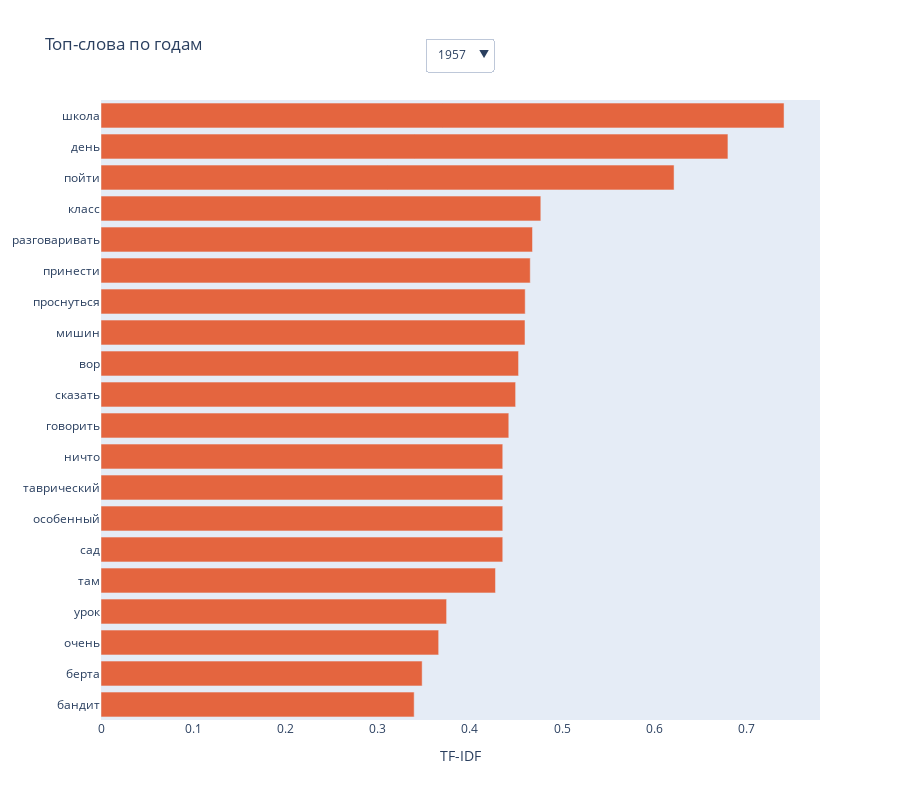

The notebook cell saved with this chart:
### Markdown cell above
# Визуализация TF-IDF по годам

### Code cell
from prozhito_nlp import plot_tfidf_by_year

# Данная функция строит барчарт наиболее статистически значимых слов по годам. В выпадающем списке сверху можно выбрать интересующий год.

plot_tfidf_by_year(schwartz_by_years, top_n=20)

### Figure 1 — Plotly figure (JSON) as saved in the notebook; plotly's stock layout.template omitted (floating-point values rounded to 4 significant figures)
{"data": [{"marker": {"color": "#E4653F"}, "name": "1957", "orientation": "h", "type": "bar", "visible": true, "x": [0.7408, 0.6799, 0.6215, 0.477, 0.468, 0.4655, 0.4601, 0.4598, 0.4529, 0.4497, 0.4423, 0.4357, 0.4357, 0.4357, 0.4357, 0.4278, 0.3748, 0.3662, 0.3483, 0.3396], "y": ["школа", "день", "пойти", "класс", "разговаривать", "принести", "проснуться", "мишин", "вор", "сказать", "говорить", "ничто", "таврический", "особенный", "сад", "там", "урок", "очень", "берта", "бандит"]}, {"marker": {"color": "#E4653F"}, "name": "1958", "orientation": "h", "type": "bar", "visible": false, "x": [0.4509, 0.4509, 0.3971, 0.3971, 0.3957, 0.3885, 0.3885, 0.369, 0.369, 0.369, 0.369, 0.369, 0.369, 0.3672, 0.3672, 0.3591, 0.3459, 0.3256, 0.3256, 0.3235], "y": ["жизнь", "луна", "настольный", "вальман", "подарок", "рука", "сломать", "армянский", "бороться", "бильярд", "играть", "заходить", "футбол", "40", "час", "читать", "решить", "приехать", "мама", "опять"]}, {"marker": {"color": "#E4653F"}, "name": "1959", "orientation": "h", "type": "bar", "visible": false, "x": [1.062, 0.8686, 0.8603, 0.7931, 0.6956, 0.6725, 0.6676, 0.6447, 0.6238, 0.6121, 0.5793, 0.5625, 0.5566, 0.5347, 0.5259, 0.5259, 0.5016, 0.4718, 0.4682, 0.4682], "y": ["сегодня", "сейчас", "роман", "книжка", "очень", "прочитать", "школа", "писать", "написать", "понравиться", "первый", "луна", "час", "друг", "время", "над", "мысль", "хороший", "перепись", "19"]}, {"marker": {"color": "#E4653F"}, "name": "1960", "orientation": "h", "type": "bar", "visible": false, "x": [0.6999, 0.697, 0.597, 0.5821, 0.5375, 0.5292, 0.5143, 0.5032, 0.4651, 0.4522, 0.437, 0.4318, 0.4253, 0.4222, 0.4094, 0.4035, 0.4014, 0.3868, 0.3848, 0.3715], "y": ["прийти", "сказать", "сегодня", "потом", "очень", "костер", "год", "день", "класс", "читать", "должный", "хороший", "описание", "жизнь", "кружок", "папа", "говорить", "написать", "поехать", "девочка"]}, {"marker": {"color": "#E4653F"}, "name": "1961", "orientation": "h", "type": "bar", "visible": false, "x": [1.047, 0.862, 0.7062, 0.6799, 0.6582, 0.6417, 0.6166, 0.6156, 0.6083, 0.6017, 0.57, 0.5166, 0.5105, 0.4924, 0.4849, 0.4831, 0.4712, 0.4707, 0.4625, 0.4592], "y": ["очень", "писать", "театр", "киев", "человек", "теперь", "сейчас", "год", "женька", "сегодня", "кружок", "товстоногов", "мужчина", "вообще", "мама", "день", "любить", "хотеть", "вчера", "стать"]}, {"marker": {"color": "#E4653F"}, "name": "1962", "orientation": "h", "type": "bar", "visible": false, "x": [2.108, 2.093, 1.512, 1.418, 1.273, 1.234, 1.226, 1.199, 1.187, 1.175, 1.102, 1.092, 1.088, 1.083, 1.003, 0.9907, 0.9157, 0.9026, 0.8993, 0.8954], "y": ["сказать", "стих", "нателла", "мама", "писать", "говорить", "день", "потом", "время", "человек", "сережа", "очень", "ничто", "люся", "рука", "школа", "читать", "тоже", "сейчас", "сегодня"]}, {"marker": {"color": "#E4653F"}, "name": "1963", "orientation": "h", "type": "bar", "visible": false, "x": [5.842, 5.273, 4.219, 3.834, 3.667, 3.201, 3.101, 3.046, 2.891, 2.844, 2.843, 2.521, 2.519, 2.346, 2.343, 2.278, 2.154, 2.15, 2.107, 2.094], "y": ["стих", "сказать", "очень", "сегодня", "говорить", "глеб", "сейчас", "потом", "человек", "читать", "писать", "знать", "хороший", "раз", "день", "вдруг", "прийти", "два", "там", "год"]}, {"marker": {"color": "#E4653F"}, "name": "1964", "orientation": "h", "type": "bar", "visible": false, "x": [0.6915, 0.6582, 0.6303, 0.5703, 0.538, 0.5218, 0.4996, 0.4497, 0.4481, 0.4223, 0.4162, 0.408, 0.4053, 0.4045, 0.402, 0.3981, 0.3923, 0.3915, 0.3651, 0.3618], "y": ["очень", "хороший", "сказать", "наташа", "сегодня", "глеб", "стих", "сейчас", "написать", "говорить", "год", "вчера", "уйти", "наташка", "какой", "славинский", "стать", "молодой", "ночь", "потом"]}, {"marker": {"color": "#E4653F"}, "name": "1966", "orientation": "h", "type": "bar", "visible": false, "x": [0.345, 0.276, 0.276, 0.207, 0.138, 0.138, 0.138, 0.138, 0.138, 0.138, 0.138, 0.138, 0.138, 0.06901, 0.06901, 0.06901, 0.06901, 0.06901, 0.06901, 0.06901], "y": ["стих", "писать", "стихотворение", "слово", "плоть", "небо", "выгнать", "другой", "легкий", "человек", "озарение", "опыт", "живой", "приходить", "провести", "алхимия", "просто", "ради", "разрывать", "рассказать"]}], "layout": {"bargap": 0.2, "height": 800, "title": {"text": "Топ-слова по годам"}, "updatemenus": [{"buttons": [{"args": [{"visible": [true, false, false, false, false, false, false, false, false]}, {"title": "Топ-слова по годам — 1957"}], "label": "1957", "method": "update"}, {"args": [{"visible": [false, true, false, false, false, false, false, false, false]}, {"title": "Топ-слова по годам — 1958"}], "label": "1958", "method": "update"}, {"args": [{"visible": [false, false, true, false, false, false, false, false, false]}, {"title": "Топ-слова по годам — 1959"}], "label": "1959", "method": "update"}, {"args": [{"visible": [false, false, false, true, false, false, false, false, false]}, {"title": "Топ-слова по годам — 1960"}], "label": "1960", "method": "update"}, {"args": [{"visible": [false, false, false, false, true, false, false, false, false]}, {"title": "Топ-слова по годам — 1961"}], "label": "1961", "method": "update"}, {"args": [{"visible": [false, false, false, false, false, true, false, false, false]}, {"title": "Топ-слова по годам — 1962"}], "label": "1962", "method": "update"}, {"args": [{"visible": [false, false, false, false, false, false, true, false, false]}, {"title": "Топ-слова по годам — 1963"}], "label": "1963", "method": "update"}, {"args": [{"visible": [false, false, false, false, false, false, false, true, false]}, {"title": "Топ-слова по годам — 1964"}], "label": "1964", "method": "update"}, {"args": [{"visible": [false, false, false, false, false, false, false, false, true]}, {"title": "Топ-слова по годам — 1966"}], "label": "1966", "method": "update"}], "direction": "down", "showactive": true, "type": "dropdown", "x": 0.45, "xanchor": "left", "y": 1.1, "yanchor": "top"}], "xaxis": {"title": {"text": "TF-IDF"}}, "yaxis": {"autorange": "reversed"}}}
